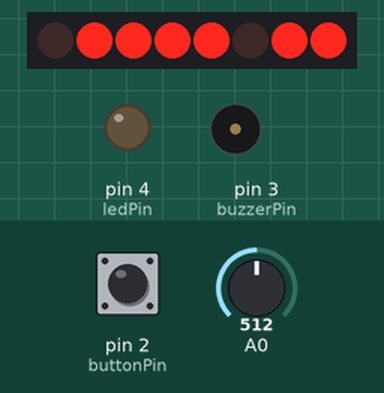
Simulated run of this sketch. Board: Arduino Uno, built with avr-gcc and run on an emulated ATmega328P. On the bench: 8 port-expander outputs drawn as a row of LEDs (first output left, lit = HIGH), output pins drawn as LEDs (lit = HIGH), buzzer (waves = sounding). Wiring (inferred from the names in the program): PCF8574 port expander at I2C address 0x3E. Wiring (inferred from the signals the program sends): row of LEDs: on Q0, Q1, Q2, Q3, Q4, Q5, Q6, Q7. The test bench sets the inputs (shaded band); at power-on: pin 2 (buttonPin) LOW, A0 = 512.

Above: at 1.5 s.
1.6 s: pin 2 (buttonPin) pulled HIGH for 0.15 s
At 2.13 s:
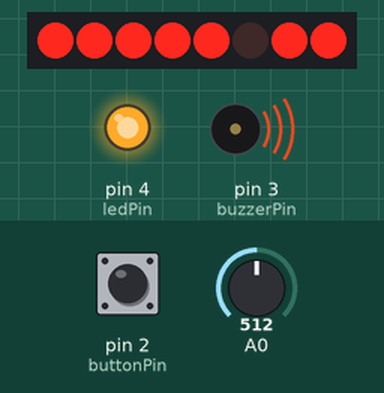
2.3 s: A0 set to 716
At 3.09 s:
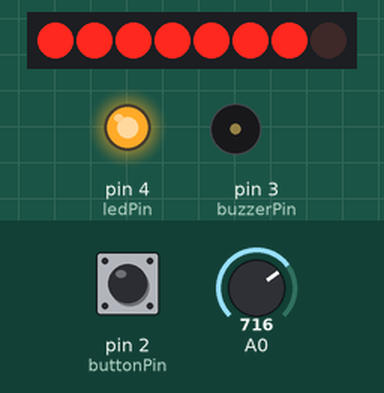
4.7 s: A0 set to 122
At 6.14 s:
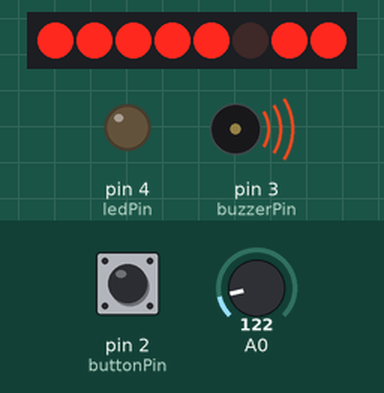
7.7 s: A0 set to 1023
At 8.27 s:
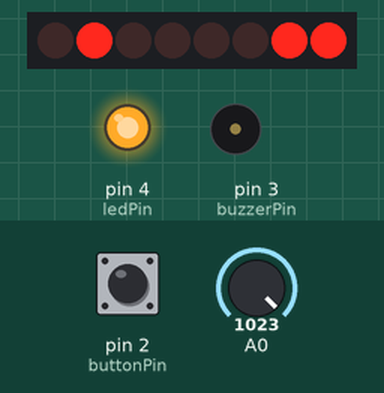
10.7 s: A0 set to 511
At 11.66 s:
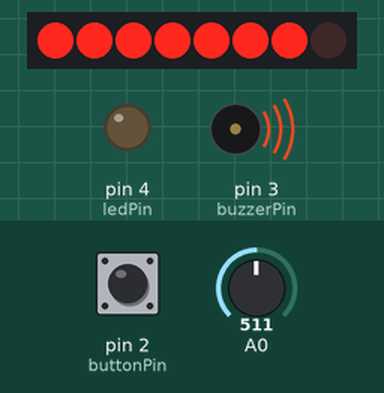
13.7 s: pin 2 (buttonPin) pulled HIGH for 1 s
At 14.35 s:
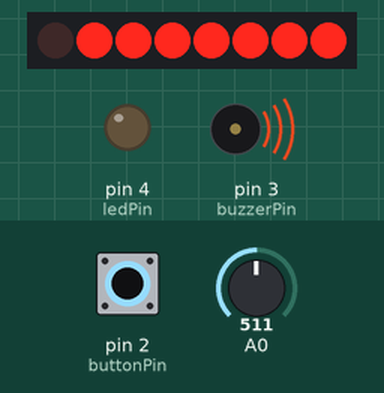
Timing chart, 0 to 16.3 s (numbered marks = the images above; inputs shaded):
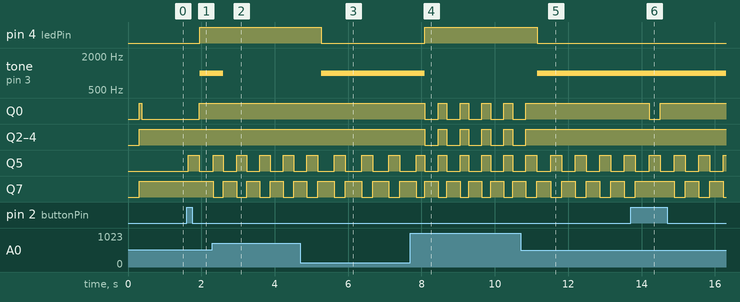

Measured:
- after the input at 1.6 s, pin 4 (ledPin): LOW → HIGH after 0.36 s; tone on pin 3 (buzzerPin): silent → 1000 Hz after 0.36 s; Q0: LOW → HIGH after 0.34 s; Q5: LOW → HIGH at once, → LOW 0.30 s later
- after the input at 2.3 s, tone on pin 3 (buzzerPin): 1000 Hz → silent after 0.30 s
- after the input at 4.7 s, pin 4 (ledPin): HIGH → LOW after 0.56 s; tone on pin 3 (buzzerPin): silent → 1000 Hz after 0.56 s
- after the input at 7.7 s, pin 4 (ledPin): LOW → HIGH after 0.39 s; tone on pin 3 (buzzerPin): 1000 Hz → silent after 0.39 s
- after the input at 10.7 s, pin 4 (ledPin): HIGH → LOW after 0.46 s; tone on pin 3 (buzzerPin): silent → 1000 Hz after 0.46 s

The sketch:

analog-slider.ino
```cpp
// Start the program when the button is pressed
// Show a slider of the potentiometer knob in the LCD screen
// Turn on the light above a certain threshold
// Turn on the buzzer below a certain threshold

#include <Wire.h>
#include "Waveshare_LCD1602.h"

const int buttonPin = 2;
const int ledPin = 4;
const int THRESHOLD = 512;
const int  buzzerPin = 3;  //

int buttonState = 0;
int lastButtonState = 0;
int programStarted = 0;
Waveshare_LCD1602 lcd(16,2);  //16 characters and 2 lines of show

void setup() {
  pinMode(buttonPin, INPUT);
  pinMode(ledPin, OUTPUT);
  pinMode(buzzerPin, OUTPUT);
  lcd.init();
  lcd.setCursor(0, 0);
  lcd.send_string("Press button to ");
  lcd.setCursor(0, 1);
  lcd.send_string("begin!");
}


void loop() {
  buttonState = digitalRead(buttonPin);
  if(lastButtonState == LOW && buttonState == HIGH)
  {
    programStarted = 1;
    lcd.clear();
  }
  lastButtonState = buttonState;
  if (programStarted == 1) {
    lcd.setCursor(0,0);
    int sensorValue = analogRead(A0);
    int progress_bar = sensorValue / 63;
    lcd.send_string(String(sensorValue).c_str());
    lcd.send_string("  ");
    lcd.setCursor(0,1);
    for (int i=0; i<progress_bar; i++) {
        lcd.send_string("=");
    }
    for (int i=progress_bar; i<16; i++) {
        lcd.send_string("  ");
    }
    if (sensorValue >= THRESHOLD) {
      digitalWrite(ledPin, HIGH);

    } else {
      digitalWrite(ledPin, LOW);
    }
    if (sensorValue <= THRESHOLD)  {
      tone(buzzerPin, 1000);
    } else {
      noTone(buzzerPin);
    }
    delay(300);
  }
  delay(50);

}
```

Waveshare_LCD1602.cpp
```cpp
#include <Arduino.h>
#include <stdio.h>
#include <string.h>
#include <inttypes.h>
#include <Wire.h>

#include "Waveshare_LCD1602.h"


Waveshare_LCD1602::Waveshare_LCD1602(uint8_t lcd_cols,uint8_t lcd_rows)
{
  _cols = lcd_cols;
  _rows = lcd_rows;
}

void Waveshare_LCD1602::init()
{
	Wire.begin();
	_showfunction = LCD_4BITMODE | LCD_1LINE | LCD_5x8DOTS;
	begin(_cols, _rows);
}

void Waveshare_LCD1602::begin(uint8_t cols, uint8_t lines)
{
    if (lines > 1) {
        _showfunction |= LCD_2LINE;
    }
    _numlines = lines;
    _currline = 0;


    ///< SEE PAGE 45/46 FOR INITIALIZATION SPECIFICATION!
    ///< according to datasheet, we need at least 40ms after power rises above 2.7V
    ///< before sending commands. Arduino can turn on way befer 4.5V so we'll wait 50
    delay(50);


    ///< this is according to the hitachi HD44780 datasheet
    ///< page 45 figure 23

    ///< Send function set command sequence
    command(LCD_FUNCTIONSET | _showfunction);
    delay(5);  // wait more than 4.1ms

	///< second try
    command(LCD_FUNCTIONSET | _showfunction);
    delay(5);

    ///< third go
    command(LCD_FUNCTIONSET | _showfunction);


    ///< turn the display on with no cursor or blinking default
    _showcontrol = LCD_DISPLAYON | LCD_CURSOROFF | LCD_BLINKOFF;
    display();

    ///< clear it off
    clear();

    ///< Initialize to default text direction (for romance languages)
    _showmode = LCD_ENTRYLEFT | LCD_ENTRYSHIFTDECREMENT;
    ///< set the entry mode
    command(LCD_ENTRYMODESET | _showmode);
}

inline void Waveshare_LCD1602::command(uint8_t value)
{
    uint8_t data[3] = {0x80, value};
    send(data, 2);
}

void Waveshare_LCD1602::send(uint8_t *data, uint8_t len)
{
    Wire.beginTransmission(LCD_ADDRESS);        // transmit to device #4
    for(int i=0; i<len; i++) {
        Wire.write(data[i]);
		delay(5);
    }
    Wire.endTransmission();                     // stop transmitting
}

void Waveshare_LCD1602::display() {
    _showcontrol |= LCD_DISPLAYON;
    command(LCD_DISPLAYCONTROL | _showcontrol);
}

void Waveshare_LCD1602::clear()
{
    command(LCD_CLEARDISPLAY);        // clear display, set cursor position to zero
    delayMicroseconds(2000);          // this command takes a long time!
}

void Waveshare_LCD1602::setCursor(uint8_t col, uint8_t row)
{

    col = (row == 0 ? col|0x80 : col|0xc0);
    uint8_t data[3] = {0x80, col};

    send(data, 2);

}
void  Waveshare_LCD1602::write_char(uint8_t value)
{

    uint8_t data[3] = {0x40, value};
    send(data, 2);
}

void Waveshare_LCD1602::send_string(const char *str)
{
	uint8_t i;
	for(i = 0; str[i] != '\0';i++)
		write_char(str[i]);
}

void Waveshare_LCD1602::stopBlink()
{
    _showcontrol &= ~LCD_BLINKON;
    command(LCD_DISPLAYCONTROL | _showcontrol);
}
void Waveshare_LCD1602::blink()
{
    _showcontrol |= LCD_BLINKON;
    command(LCD_DISPLAYCONTROL | _showcontrol);
}

void Waveshare_LCD1602::noCursor()
{
    _showcontrol &= ~LCD_CURSORON;
    command(LCD_DISPLAYCONTROL | _showcontrol);
}

void Waveshare_LCD1602::cursor() {
    _showcontrol |= LCD_CURSORON;
    command(LCD_DISPLAYCONTROL | _showcontrol);
}

void Waveshare_LCD1602::scrollDisplayLeft(void)
{
    command(LCD_CURSORSHIFT | LCD_DISPLAYMOVE | LCD_MOVELEFT);
}

void Waveshare_LCD1602::scrollDisplayRight(void)
{
    command(LCD_CURSORSHIFT | LCD_DISPLAYMOVE | LCD_MOVERIGHT);
}

void Waveshare_LCD1602::leftToRight(void)
{
    _showmode |= LCD_ENTRYLEFT;
    command(LCD_ENTRYMODESET | _showmode);
}

void Waveshare_LCD1602::rightToLeft(void)
{
    _showmode &= ~LCD_ENTRYLEFT;
    command(LCD_ENTRYMODESET | _showmode);
}

void Waveshare_LCD1602::noAutoscroll(void)
{
    _showmode &= ~LCD_ENTRYSHIFTINCREMENT;
    command(LCD_ENTRYMODESET | _showmode);
}

void Waveshare_LCD1602::autoscroll(void)
{
    _showmode |= LCD_ENTRYSHIFTINCREMENT;
    command(LCD_ENTRYMODESET | _showmode);
}

void Waveshare_LCD1602::customSymbol(uint8_t location, uint8_t charmap[])
{

    location &= 0x7; // we only have 8 locations 0-7
    command(LCD_SETCGRAMADDR | (location << 3));


    uint8_t data[9];
    data[0] = 0x40;
    for(int i=0; i<8; i++)
    {
        data[i+1] = charmap[i];
    }
    send(data, 9);
}
void Waveshare_LCD1602::home()
{
    command(LCD_RETURNHOME);        // set cursor position to zero
    delayMicroseconds(2000);        // this command takes a long time!
}
```

Waveshare_LCD1602.h
```cpp
#ifndef __Waveshare_LCD1602_H__
#define __Waveshare_LCD1602_H__

#include <inttypes.h>
#include "Print.h"

/*!
 *   Device I2C Arress
 */
#define LCD_ADDRESS     (0x7c>>1)

/*!
 *   commands
 */
#define LCD_CLEARDISPLAY 0x01
#define LCD_RETURNHOME 0x02
#define LCD_ENTRYMODESET 0x04
#define LCD_DISPLAYCONTROL 0x08
#define LCD_CURSORSHIFT 0x10
#define LCD_FUNCTIONSET 0x20
#define LCD_SETCGRAMADDR 0x40
#define LCD_SETDDRAMADDR 0x80

/*!
 *   flags for display entry mode
 */
#define LCD_ENTRYRIGHT 0x00
#define LCD_ENTRYLEFT 0x02
#define LCD_ENTRYSHIFTINCREMENT 0x01
#define LCD_ENTRYSHIFTDECREMENT 0x00

/*!
 *   flags for display on/off control
 */
#define LCD_DISPLAYON 0x04
#define LCD_DISPLAYOFF 0x00
#define LCD_CURSORON 0x02
#define LCD_CURSOROFF 0x00
#define LCD_BLINKON 0x01
#define LCD_BLINKOFF 0x00

/*!
 *   flags for display/cursor shift
 */
#define LCD_DISPLAYMOVE 0x08
#define LCD_CURSORMOVE 0x00
#define LCD_MOVERIGHT 0x04
#define LCD_MOVELEFT 0x00

/*!
 *   flags for function set
 */
#define LCD_8BITMODE 0x10
#define LCD_4BITMODE 0x00
#define LCD_2LINE 0x08
#define LCD_1LINE 0x00
#define LCD_5x8DOTS 0x00


class Waveshare_LCD1602
{
public:
	Waveshare_LCD1602(uint8_t lcd_cols,uint8_t lcd_rows);

	void init();
	void home();
	void display();
	void command(uint8_t);
	void send(uint8_t *data, uint8_t len);
	void setCursor(uint8_t col, uint8_t row);
	void clear();
	void write_char(uint8_t value);
	void send_string(const char *str);
	void stopBlink();
	void blink();
	void noCursor();
	void cursor();
	void scrollDisplayLeft();
	void scrollDisplayRight();
	void leftToRight();
	void rightToLeft();
	void noAutoscroll();
	void autoscroll();
	void customSymbol(uint8_t location, uint8_t charmap[]);
private:
	void begin(uint8_t cols, uint8_t rows);
	uint8_t _showfunction;
	uint8_t _showcontrol;
	uint8_t _showmode;
	uint8_t _initialized;
	uint8_t _numlines,_currline;
	uint8_t _lcdAddr;
	uint8_t _RGBAddr;
	uint8_t _cols;
	uint8_t _rows;
	uint8_t _backlightval;
};
#endif
```
